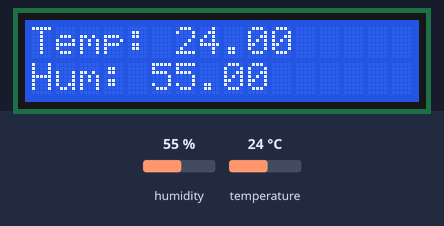
The sketch below on a simulated Arduino Uno, built with avr-gcc and run on an emulated ATmega328P. Parts: 16×2 character LCD. The inputs (shaded band) are chosen by the test bench; at power-on: humidity 55 %, temperature 24 °C. What the sketch prints to the serial monitor is not drawn.

Above: at 1.2 s.
1.3 s: humidity set to 22 %
At 4.8 s:
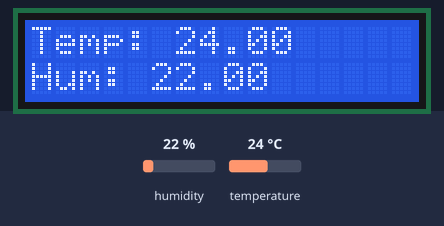
7.6 s: temperature set to 12 °C
At 10.0 s:
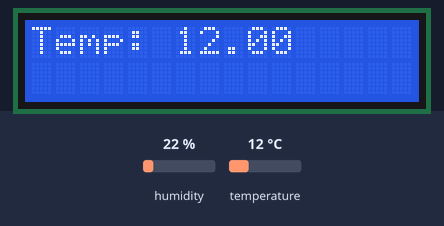
11.7 s: humidity set to 40 %
At 14.6 s:
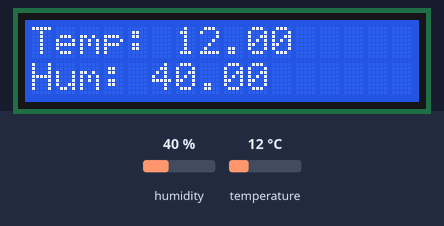
15.7 s: temperature set to 19 °C
At 20.4 s:
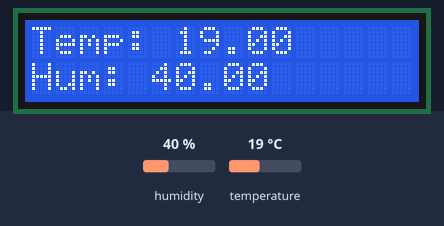
Timing chart, 0 to 21.9 s (numbered marks = the images above; inputs shaded):
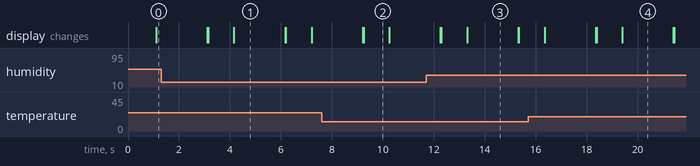

The sketch:

I2C_LCD_with_DHT.ino
```cpp
#include  <Wire.h>
#include  <LiquidCrystal_I2C.h>
#include <dht.h>

dht DHT;

#define DHT11_PIN 2

LiquidCrystal_I2C lcd(0x27, 2, 1, 0, 4, 5, 6, 7, 3, POSITIVE);

void setup()
{
  // initialize LCD
  lcd.begin(16,2);
  // turn on LCD backlight
  lcd.backlight();
  Serial.begin(9600);
}

void loop()
{


  int chk = DHT.read11(DHT11_PIN);
  Serial.print("Temperature = ");
  Serial.println(DHT.temperature);
  Serial.print("Humidity = ");
  Serial.println(DHT.humidity);


 // set cursor to first column, first row
  lcd.setCursor(0, 0);
  // print message
  lcd.print("Temp: ");
  lcd.print(DHT.temperature );
  delay(1000);
  // set cursor to first column, second row
  lcd.setCursor(0,1);
  lcd.print("Hum: ");
  lcd.print(DHT.humidity );
  delay(2000);
  lcd.clear();
}
```

Measured:
- what the display in image 1 shows lasts 2.0 s, from 4.2 s to 6.2 s
- what the display in image 2 shows lasts 1.1 s, from 9.2 s to 10.3 s
